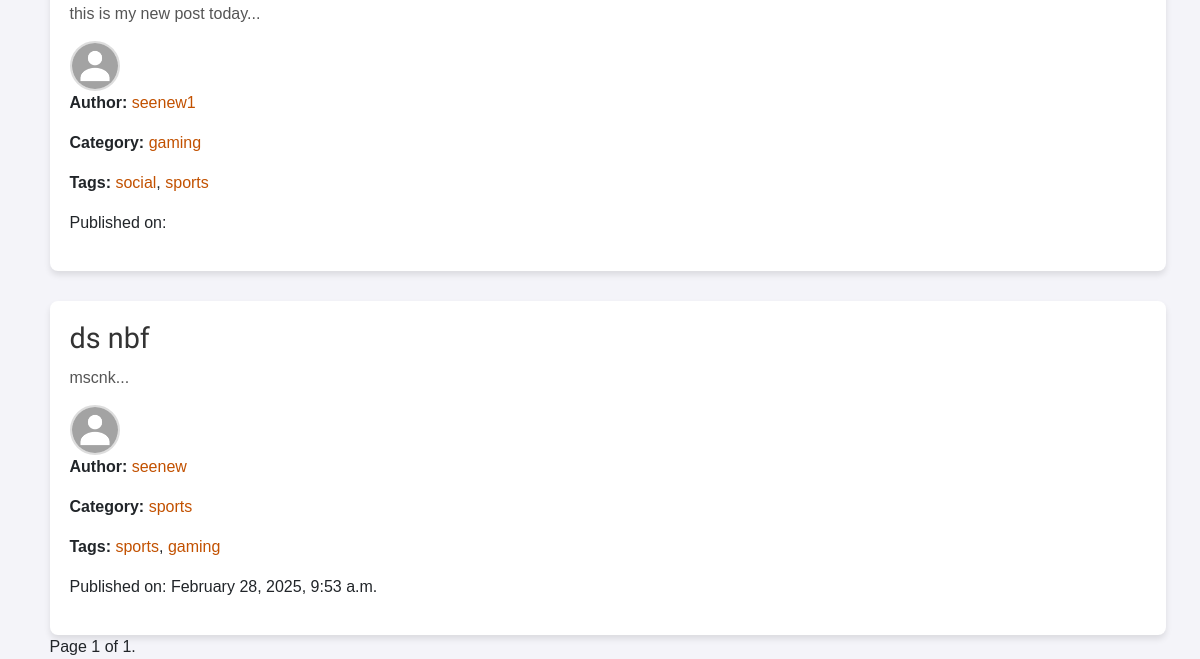
The app's page /?tag=sports (lower part), older data.
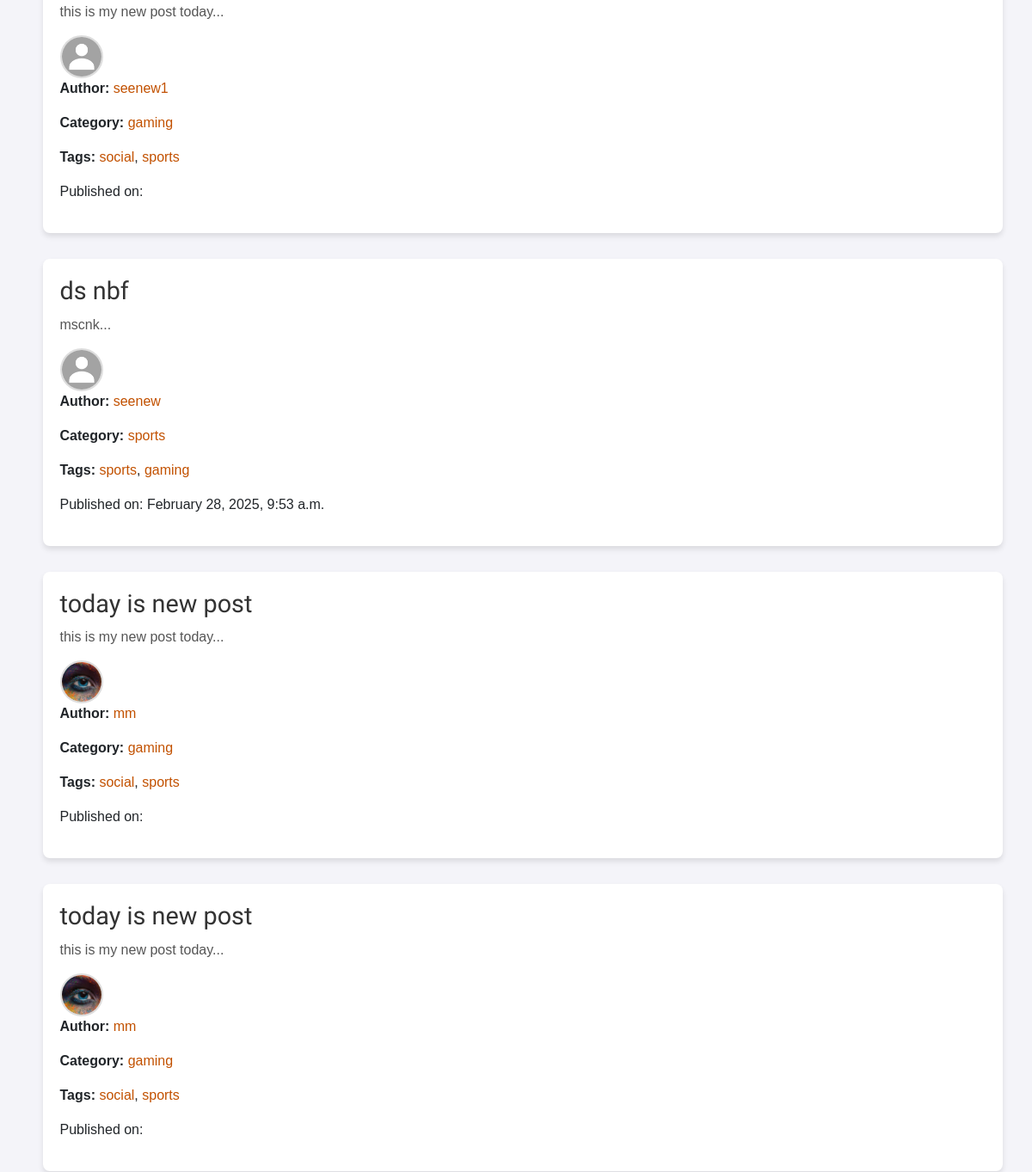
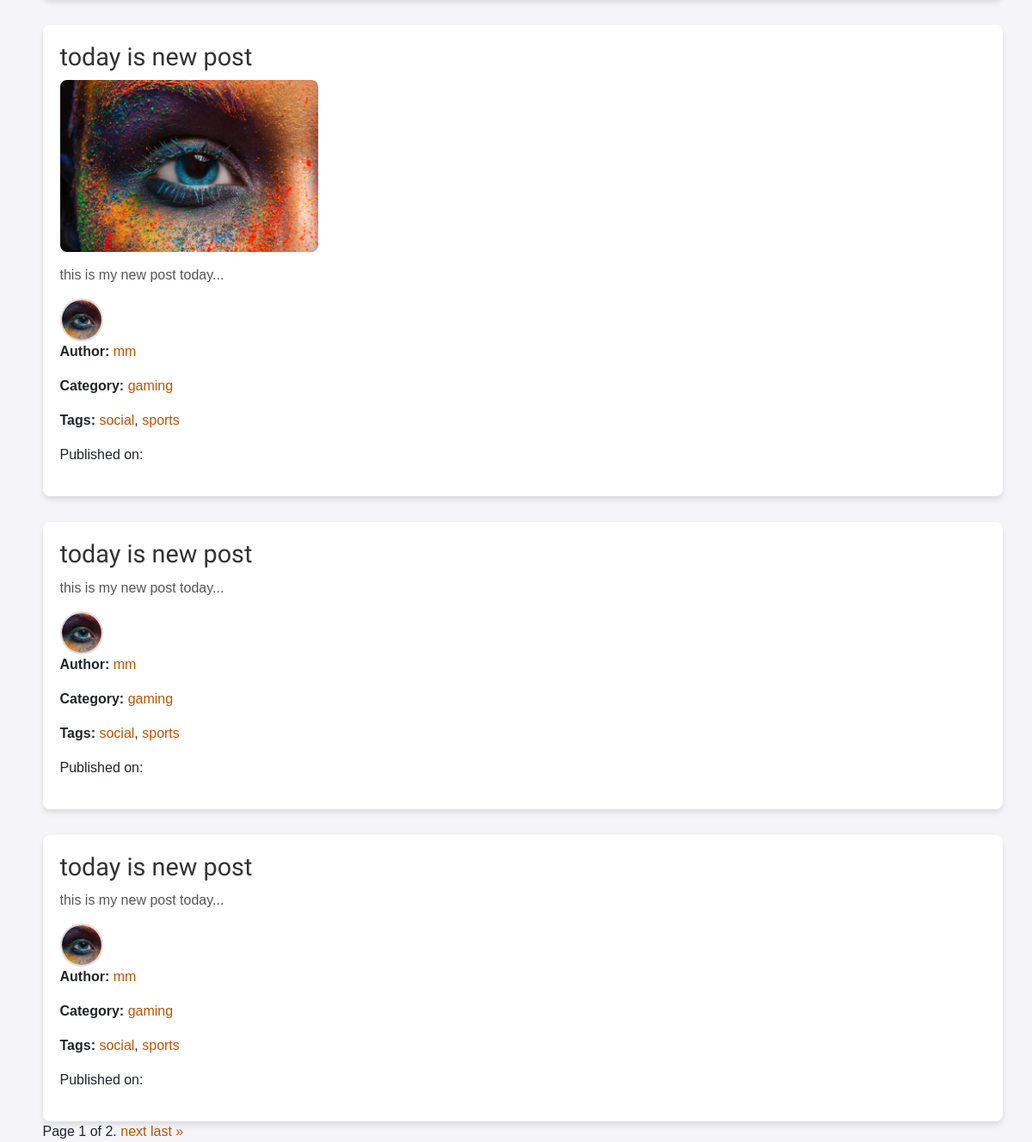
The same page, newer data (2 pictures, top to bottom).
### blog/models.py (models this page shows, shortened)
class Post(models.Model):
    author = models.ForeignKey(settings.AUTH_USER_MODEL, on_delete=models.CASCADE)
    title = models.CharField(max_length=200)
    text = models.TextField()
    created_date = models.DateTimeField(default=timezone.now)
    published_date = models.DateTimeField(blank=True, null=True)
    category = models.ForeignKey(Category, on_delete=models.SET_NULL, null=True, blank=True)
    tags = models.ManyToManyField(Tag, related_name='posts', blank=True)
    slug = AutoSlugField(populate_from='title', unique=True)
    featured_image = models.ImageField(upload_to='featured_images/', blank=True, null=True)
    thumbnail_image = models.ImageField(upload_to='thumbnail_images/', blank=True, null=True)

class CustomUser(AbstractUser):
    objects = CustomUserManager()
    bio = models.TextField(blank=True, null=True)
    profile_picture = models.ImageField(upload_to='profile_pictures/', blank=True, null=True)

class Category(models.Model):
    name = models.CharField(max_length=100)
    slug = AutoSlugField(populate_from='name', unique=True)

class Tag(models.Model):
    name = models.CharField(max_length=100, unique=True)
    slug = AutoSlugField(populate_from='name', unique=True)  # Slug field

### blog/views.py (the view)
# urls.py: path('', views.post_list, name='post_list'),
def post_list(request):
    posts = Post.objects.all()  # Start with all posts
    categories = Category.objects.all()  # Get all categories for filter
    tags = Tag.objects.all()  # Get all tags for filter
    category_slug = request.GET.get('category')
    if category_slug:
        posts = posts.filter(category__slug=category_slug)  # Filter by category slug
    tag_slug = request.GET.get('tag')
    if tag_slug:
        posts = posts.filter(tags__slug=tag_slug)  # Filter by tag slug
    author_username = request.GET.get('author')
    if author_username:
        posts = posts.filter(author__username=author_username)  # Filter by author username
    date = request.GET.get('date')
    if date:
        try:
            date_obj = datetime.strptime(date, "%Y-%m-%d").date()
            posts = posts.filter(published_date__date=date_obj)  # Filter by date
        except ValueError:
            raise Http404("Invalid date format. Please use YYYY-MM-DD.")
    paginator = Paginator(posts, 10)  # Show 10 posts per page
    page_number = request.GET.get('page')
    page_obj = paginator.get_page(page_number)
    return render(request, 'blog/post_list.html', {
        'posts': page_obj,
        'categories': categories,
        'tags': tags
    })

### blog/templates/blog/post_list.html (shortened to what this page needs)
{% extends 'blog/base.html' %}
{% load static %}
{% block content %}
    <div class="posts-list">
        {% for post in posts %}
            <article class="post">
                <h2 class="post-title">
                    <a href="{% url 'blog:post_detail' slug=post.slug %}">{{ post.title }}</a>
                </h2>
                {% if post.thumbnail_image %}
                    <img class="post-thumbnail" src="{{ post.thumbnail_image.url }}" alt="{{ post.title }}">
                {% endif %}
                <p class="post-summary">{{ post.text|slice:":200" }}...</p>
                <div class="author-info">
                    {% if post.author.profile_picture %}
                        <img src="{{ post.author.profile_picture.url }}" alt="{{ post.author.username }}" class="profile-img rounded-circle" style="width: 50px; height: 50px;">
                    {% else %}
                        <img src="{% static 'blog/icons/default_profile.jpg' %}" alt="{{ post.author.username }}" class="profile-img rounded-circle" style="width: 50px; height: 50px;">
                    {% endif %}
                </div>
                <div class="post-meta">
                    <p class="post-author">
                        <strong>Author: </strong><a href="{% url 'blog:author_filter' author_username=post.author.username %}">{{ post.author.username }}</a>
                    </p>
                    {% if post.category %}
                        <p><strong>Category:</strong> <a href="?category={{ post.category.slug }}">{{ post.category.name }}</a></p>
                    {% endif %}
                    {% if post.tags %}
                        <p><strong>Tags:</strong>
                            {% for tag in post.tags.all %}
                                <a href="?tag={{ tag.slug }}">{{ tag.name }}</a>{% if not forloop.last %}, {% endif %}
                            {% endfor %}
                        </p>
                    {% endif %}
                </div>
                <p class="post-date">
                    Published on: {{ post.published_date|date:"F j, Y, g:i a" }}
                </p>
            </article>
        {% endfor %}
    </div>
    <div class="pagination">
        <span class="step-links">
            <span class="current">
                Page {{ posts.number }} of {{ posts.paginator.num_pages }}.
            </span>
            {% if posts.has_next %}
                <a href="?page={{ posts.next_page_number }}">next</a>
                <a href="?page={{ posts.paginator.num_pages }}">last &raquo;</a>
            {% endif %}
        </span>
    </div>
{% endblock %}

Row changes from the older to the newer data that the page shows:
added Post: title "today is new post", text "this is my new post today", author.profile_picture (picture), author.username "mm", category.name "gaming", Tag (name "social"), Tag (name "sports")
added Post: title "today is new post", text "this is my new post today", author.profile_picture (picture), author.username "mm", category.name "gaming", Tag (name "social"), Tag (name "sports")
added Post: title "today is new post", thumbnail_image (picture), text "this is my new post today", author.profile_picture (picture), author.username "mm", category.name "gaming", Tag (name "social"), Tag (name "sports")
added Post: title "today is new post", text "this is my new post today", author.profile_picture (picture), author.username "mm", category.name "gaming", Tag (name "social"), Tag (name "sports")
added Post: title "today is new post", text "this is my new post today", author.profile_picture (picture), author.username "mm", category.name "gaming", Tag (name "social"), Tag (name "sports")
Text that changed along with them:
{{ posts.paginator.num_pages }}: "1" → "2"
text now shown: "next last »"
